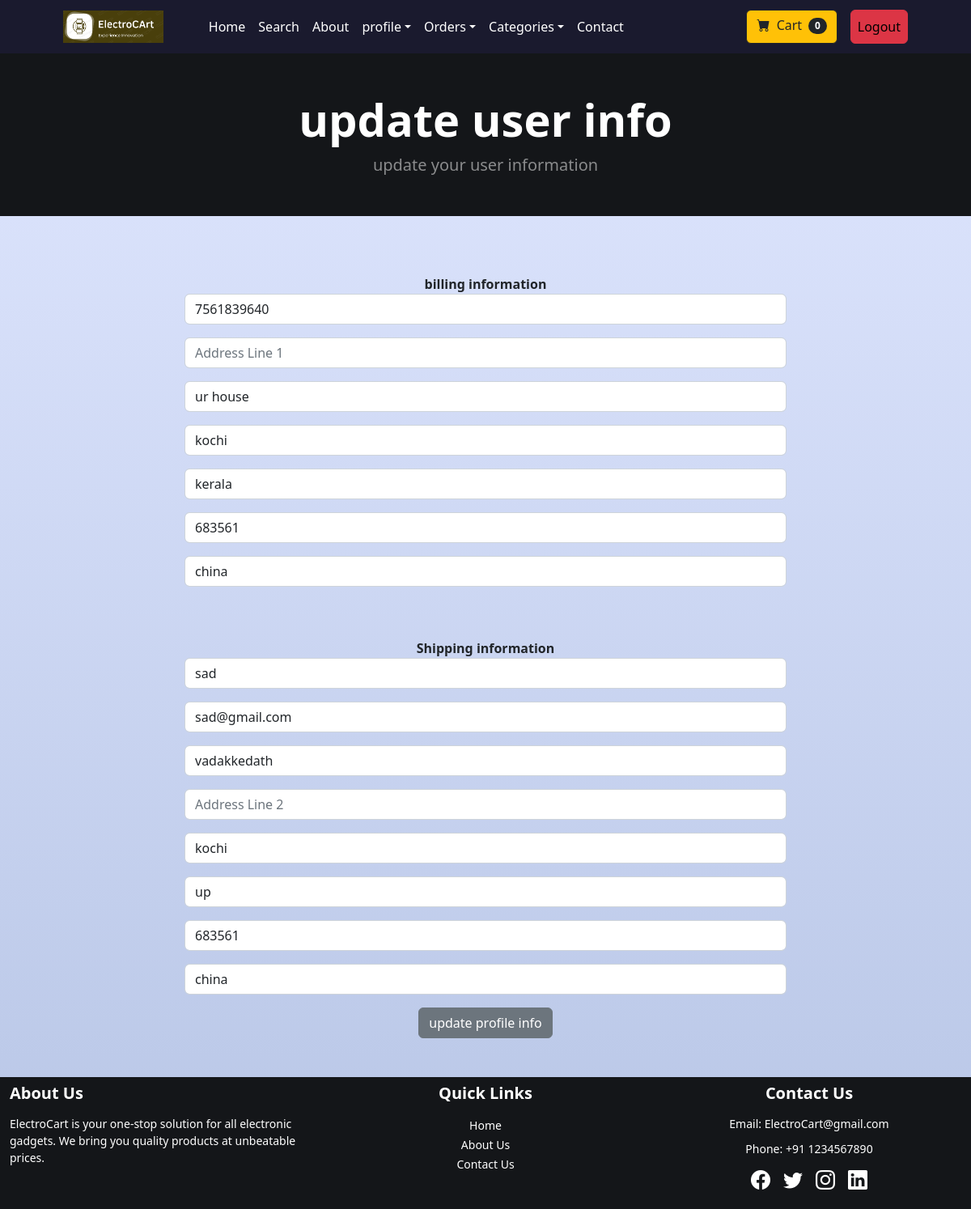
The page /update_info/ (signed in) on the database its author committed.
### store/models.py (models this page shows, shortened)
class Profile(models.Model):
    user  = models.OneToOneField(User,on_delete=models.CASCADE)
    date_modified = models.DateTimeField(User,auto_now=True)
    phone = models.CharField(max_length=10, blank=True)   #we made it char becuase soe ppl may type lik +91 765488383 etc or put spaces
    address1 = models.CharField(max_length=100, blank=True)
    address2 = models.CharField(max_length=100, blank=True)
    city = models.CharField(max_length=100, blank=True)
    state = models.CharField(max_length=100, blank=True)
    zipcode = models.CharField(max_length=100, blank=True)
    country = models.CharField(max_length=100, blank=True)
    old_cart = models.CharField(max_length=100, blank=True, null=True)

### payment/models.py (models this page shows, shortened)
class ShippingAddress(models.Model):
    user = models.ForeignKey(User, on_delete=models.CASCADE, null=True, blank=True)
    shipping_full_name = models.CharField(max_length=255)
    shipping_email = models.CharField(max_length=255)
    shipping_address1 = models.CharField(max_length=255)
    shipping_address2 = models.CharField(max_length=255, null=True, blank=True)
    shipping_city = models.CharField(max_length=255)
    shipping_state = models.CharField(max_length=255, null=True, blank=True)
    shipping_zipcode = models.CharField(max_length=255, null=True, blank=True)
    shipping_country = models.CharField(max_length=255)
    class Meta:
        verbose_name_plural = "Shipping Address"

### store/views.py (the view)
# urls.py: path('update_info/',views.update_info, name = 'update_info'),
def update_info(request):
    if request.user.is_authenticated:
        current_user_profile = Profile.objects.get(user__id=request.user.id)
        shipping_user = ShippingAddress.objects.get(user__id=request.user.id)
        form = UserInfoForm(request.POST or None, instance=current_user_profile)
        shipping_form = ShippingForm(request.POST or None,instance=shipping_user)
        if form.is_valid() or shipping_form.is_valid():
            form.save()
            shipping_form.save()
            messages.success(request, "User information has been updated")
            return redirect('home')
        return render(request, 'update_info.html', {'form': form,'shipping_form':shipping_form})
    else:
        messages.success(request,"you must be logged in")
        return redirect('home')

### cart/cart.py (called while the page is built)
    def __len__(self):
        return len(self.cart)

### cart/context_processors.py (called while the page is built)
def cart(request):
    return {'cart':Cart(request)}

### templates/update_info.html
{% extends "base.html" %}
{% block content %}
 <header class="head-foot-color py-5">
    <div class="container px-4 px-lg-5">
        <div class="text-center text-white">
            <h1 class="display-4 fw-bolder">update user info</h1>
            <p class="lead fw-normal text-white-50 mb-0">update your user information</p>
        </div>
    </div>
</header>
<div class="container">
    <div class="row">
        <center>
            <br><br><br>
            <div class="col-8">
                <strong>billing information </strong>
                <form method="POST" action="{% url 'update_info' %}">{% csrf_token %}
                    {{ form.as_p }}
                    <br><br>
                    <strong>Shipping information </strong>
                    {{shipping_form.as_p}}
                    <button type="submit" class="btn btn-secondary">update profile info</button>
                  </form>
            </div><br>
        </center>
    </div>
</div>
<br>
{% endblock content %}

### rows shown on the page
Profile: phone "7561839640", address2 "ur house", city "kochi", state "kerala", zipcode "683561", country "china"
ShippingAddress: shipping_full_name "sad", shipping_email "sad@gmail.com", shipping_address1 "vadakkedath", shipping_city "kochi", shipping_state "up", shipping_zipcode "683561", shipping_country "china"

### other values the page prints
{{ cart|length }} "0"
